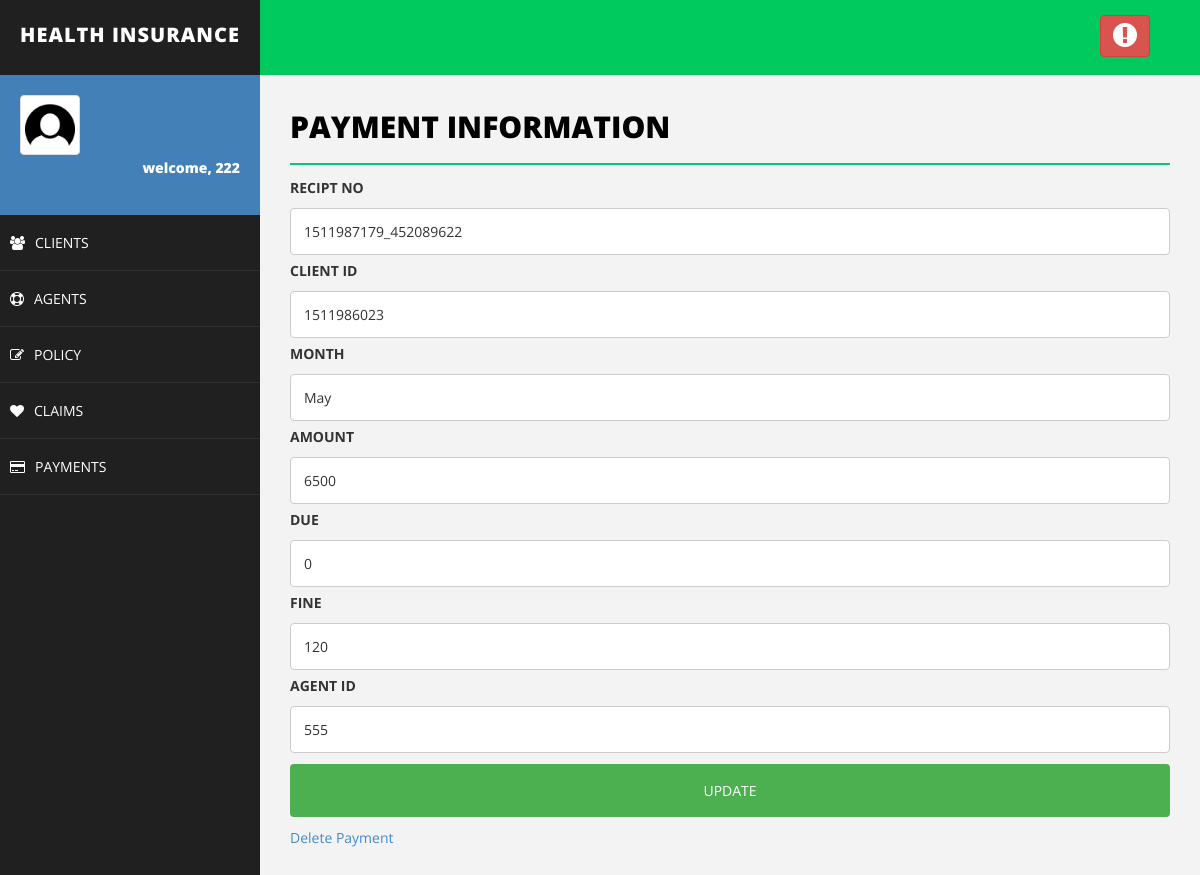
The page /lims/editPayment.php?recipt_no=1511987179_452089622 (signed in) on the database its author committed.
### tables this page shows
CREATE TABLE `payment` (
  `recipt_no` varchar(20) NOT NULL,
  `client_id` varchar(50) NOT NULL,
  `month` varchar(50) NOT NULL,
  `amount` varchar(50) NOT NULL,
  `due` varchar(50) NOT NULL,
  `fine` varchar(50) NOT NULL,
  `agent_id` varchar(30) NOT NULL
);

### lims/editPayment.php (the view, shortened to what this page needs)
<!DOCTYPE html>
<html>
<head>
    <link href="assets/css/bootstrap.css" rel="stylesheet" />
    <link href="assets/css/font-awesome.css" rel="stylesheet" />
    <link href="assets/css/basic.css" rel="stylesheet" />
    <link href="assets/css/custom.css" rel="stylesheet" />
</head>
<body>
<?php include 'header.php';
?>
        <div id="page-wrapper">
                <div class="row">
                    <div class="col-md-12">
                        <h1 class="page-head-line">Payment Information
						</h1>
                    </div>
                </div>
<?php
include'connection.php';
	if($_SERVER["REQUEST_METHOD"] == "GET"){
		$recipt_no = $_GET["recipt_no"];
	}
	$sql = "SELECT recipt_no, client_id, month, amount, due, fine, agent_id from payment where recipt_no='$recipt_no'";
	$result = $conn->query($sql);
	echo "<div>\n";
	  echo '<form action="updatePayment.php" method="post">';
	while($row = $result->fetch_assoc()) {
		echo "<label for=\"fname\">RECIPT NO</label>";
	    echo "<input type=\"text\" recipt_no=\"fname\" name=\"recipt_no\" placeholder=\"Your recpit no..\" value=\"$row[recipt_no]\">";
		echo "<label for=\"fname\">CLIENT ID</label>";
	    echo "<input type=\"text\" recipt_no=\"fname\" name=\"client_id\" placeholder=\"Client Id..\" value=\"$row[client_id]\">";
		echo "<label for=\"fname\">MONTH</label>";
		echo "<input type=\"text\" recipt_no=\"fname\" name=\"month\" placeholder=\"Month..\" value=\"$row[month]\">";
		echo "<label for=\"fname\">AMOUNT</label>";
		echo "<input type=\"text\" recipt_no=\"fname\" name=\"amount\" placeholder=\"Amount..\" value=\"$row[amount]\">";
		echo "<label for=\"fname\">DUE</label>";
		echo "<input type=\"text\" recipt_no=\"fname\" name=\"due\" placeholder=\"Your Due..\" value=\"$row[due]\">";
		echo "<label for=\"fname\">FINE</label>";
		echo "<input type=\"text\" recipt_no=\"fname\" name=\"fine\" placeholder=\"Fine..\" value=\"$row[fine]\">";
		echo "<label for=\"fname\">AGENT ID</label>";
		echo "<input type=\"text\" recipt_no=\"fname\" name=\"agent_id\" placeholder=\"Agent Id..\" value=\"$row[agent_id]\">";
    }
	echo "<input type=\"submit\" value=\"UPDATE\">";
	echo "</form>\n";
	echo "<a href='deletePayment.php?recipt_no=".$recipt_no."'>Delete Payment</a>";
echo "</div>\n";
?>
        </div>
    </div>
</body>
</html>

### lims/assets/css/basic.css (style rules this page uses)
body { font-family: 'Open Sans', sans-serif; line-height:25px; }
#page-wrapper { padding: 15px 15px; min-height: 600px; background: #F3F3F3; }
.page-head-line { font-size: 30px; text-transform: uppercase; color: #000; font-weight: 800; padding-bottom: 20px; border-bottom: 2px solid #00CA79; margin-bottom: 10px; }
@media (min-width:768px) { #page-wrapper { margin: 0 0 0 260px; padding: 15px 30px; min-height: 1200px; } }

### lims/editPayment.php (style rules this page uses)
input[type=text], select { width: 100%; padding: 10px 13px; margin: 3px 0; display: inline-block; border: 1px solid #ccc; border-radius: 4px; box-sizing: border-box; }
input[type=submit] { width: 100%; background-color: #4CAF50; color: white; padding: 14px 20px; margin: 8px 0; border: none; border-radius: 4px; cursor: pointer; }

### rows shown on the page
payment: recipt_no "1511987179_452089622", client_id "1511986023", month "May", amount "6500", due "0", fine "120", agent_id "555"

### other values the page prints
$_SESSION["username"] "222"
